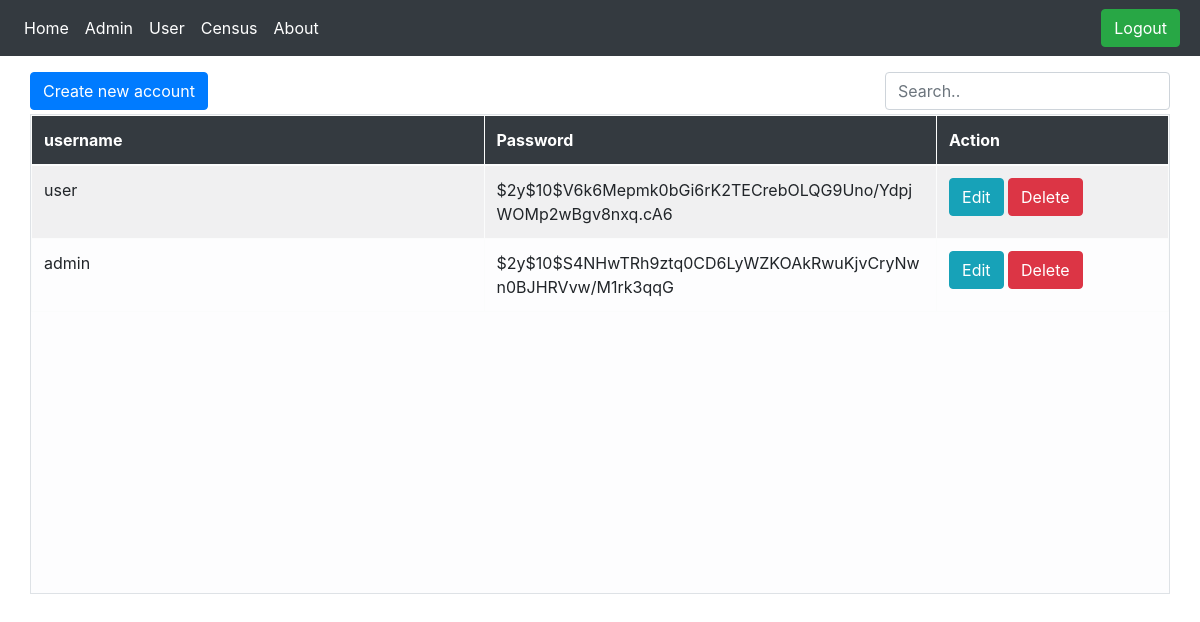
The page /admin/user.php (signed in) on the database its author committed.
### tables this page shows
CREATE TABLE `users` (
  `id` int(11) NOT NULL,
  `username` varchar(255) NOT NULL,
  `password` varchar(255) NOT NULL,
  `usertype` varchar(255) NOT NULL
);

### admin/user.php (the view, shortened to what this page needs)
<?php
require_once '../includes/admin/HF/header.php';
?>
<div class="container">
    <?php
    $mysqli = new mysqli('localhost', 'root', '', 'brgydb') or die(mysqli_error($mysqli));
    $result = $mysqli->query("SELECT * FROM users") or die($mysqli->error);
    ?>
    <div class="row justify-content-center">
        <div class="d-flex justify-content-between w-100">
            <button type="submit" class="btn btn-primary mt-3 mb-1 createbtn" name="create">Create new account</button>
            <input class="form-control mt-3 mb-1 w-25" id="user-search" type="text" placeholder="Search..">
        </div>
        <table class="table table-responsive table-light table-striped table-bordered" style="overflow:scroll; height:60vh; word-break: break-all;   overflow-x: hidden;">
            <thread>
                <tr class="bg-dark text-white">
                    <th style="width:10%">username</th>
                    <th style="width:10%">Password</th>
                    <th colspan="2" style="width:5%">Action</th>
                </tr>
            </thread>
            <tbody id="userTable">
                <?php
                while ($row = $result->fetch_assoc()) :
                ?>
                    <?php
                    $type = $row['usertype'];
                    if ($type == 'user') :
                    ?>
                        <tr>
                            <td><?php echo $row['username']; ?></td>
                            <td><?php echo $row['password']; ?></td>
                            <td>
                                <button type="button" class="btn btn-info editbtn">Edit</button>
                                <a href="user.php?deleteUser=<?php echo $row['id']; ?>" class="btn btn-danger">Delete</a>
                            </td>
                        </tr>
                    <?php endif ?>
                <?php endwhile; ?>
            </tbody>
        </table>
    </div>
</div>
</body>
</html>

### rows shown on the page
users: username "user", password "$2y$10$V6k6Mepmk0bGi6rK2TECrebOLQG9Uno/YdpjWOMp2wBgv8nxq.cA6"
users: username "admin", password "$2y$10$S4NHwTRh9ztq0CD6LyWZKOAkRwuKjvCryNwn0BJHRVvw/M1rk3qqG"
